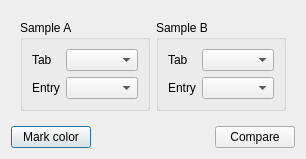
<?xml version="1.0" encoding="UTF-8"?>
<ui version="4.0">
 <class>ComparisonDialog</class>
 <widget class="QDialog" name="ComparisonDialog">
  <property name="geometry">
   <rect>
    <x>0</x>
    <y>0</y>
    <width>286</width>
    <height>139</height>
   </rect>
  </property>
  <property name="windowTitle">
   <string>Compare samples</string>
  </property>
  <layout class="QVBoxLayout" name="verticalLayout">
   <item>
    <widget class="QWidget" name="mainWidget" native="true">
     <layout class="QHBoxLayout" name="horizontalLayout">
      <item>
       <widget class="QGroupBox" name="aGroupBox">
        <property name="title">
         <string>Sample A</string>
        </property>
        <layout class="QFormLayout" name="formLayout">
         <item row="0" column="0">
          <widget class="QLabel" name="tabALabel">
           <property name="text">
            <string>Tab</string>
           </property>
          </widget>
         </item>
         <item row="0" column="1">
          <widget class="QComboBox" name="tabAComboBox"/>
         </item>
         <item row="1" column="0">
          <widget class="QLabel" name="entryALabel">
           <property name="text">
            <string>Entry</string>
           </property>
          </widget>
         </item>
         <item row="1" column="1">
          <widget class="QComboBox" name="entryAComboBox"/>
         </item>
        </layout>
       </widget>
      </item>
      <item>
       <widget class="QGroupBox" name="bGroupBox">
        <property name="title">
         <string>Sample B</string>
        </property>
        <layout class="QFormLayout" name="formLayout_2">
         <item row="0" column="0">
          <widget class="QLabel" name="tabBLabel">
           <property name="text">
            <string>Tab</string>
           </property>
          </widget>
         </item>
         <item row="0" column="1">
          <widget class="QComboBox" name="tabBComboBox"/>
         </item>
         <item row="1" column="0">
          <widget class="QLabel" name="entryBLabel">
           <property name="text">
            <string>Entry</string>
           </property>
          </widget>
         </item>
         <item row="1" column="1">
          <widget class="QComboBox" name="entryBComboBox"/>
         </item>
        </layout>
       </widget>
      </item>
     </layout>
    </widget>
   </item>
   <item>
    <widget class="QWidget" name="buttonsWidget" native="true">
     <property name="layoutDirection">
      <enum>Qt::LeftToRight</enum>
     </property>
     <layout class="QHBoxLayout" name="horizontalLayout_2">
      <property name="spacing">
       <number>0</number>
      </property>
      <property name="margin">
       <number>0</number>
      </property>
      <item alignment="Qt::AlignLeft">
       <widget class="QPushButton" name="colorPushButton">
        <property name="text">
         <string>Mark color</string>
        </property>
       </widget>
      </item>
      <item>
       <widget class="QPushButton" name="acceptPushButton">
        <property name="sizePolicy">
         <sizepolicy hsizetype="Maximum" vsizetype="Fixed">
          <horstretch>0</horstretch>
          <verstretch>0</verstretch>
         </sizepolicy>
        </property>
        <property name="text">
         <string>Compare</string>
        </property>
        <property name="icon">
         <iconset resource="gui_res.qrc">
          <normaloff>:/Images/icons/object-flip-horizontal.png</normaloff>:/Images/icons/object-flip-horizontal.png</iconset>
        </property>
       </widget>
      </item>
     </layout>
    </widget>
   </item>
  </layout>
 </widget>
 <resources>
  <include location="gui_res.qrc"/>
 </resources>
 <connections/>
</ui>
